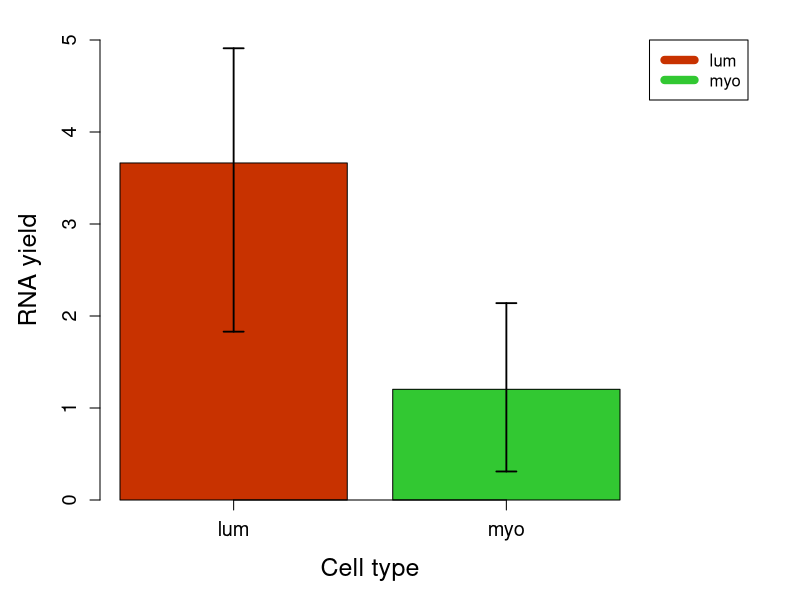
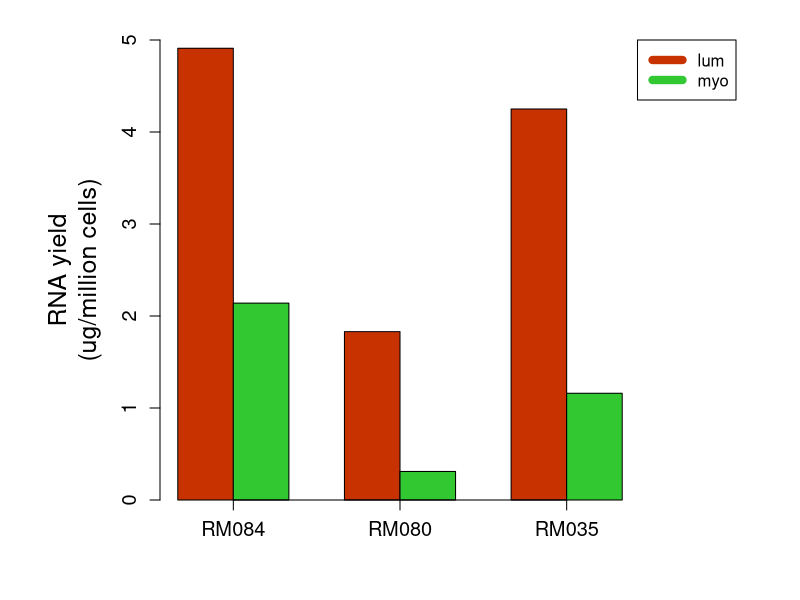

These charts were generated, in order, by the following R code:
# version 1 
summary<-data.frame(tissue=c("lum","myo"),
                    yield=c(mean(c(4.91, 1.83, 4.25)), mean(c(2.14, 0.31, 1.16))), 
                    col=c(rgb(200,50,0, maxColorValue = 255),rgb(50,200,50, maxColorValue = 255)))
error.bar <- function(x, y, upper, lower, length=0.1,...){
  arrows(x,upper,x,lower,angle=90,code=3,length=length,lwd=1.8,...)
}
ee_up<-c(max(c(4.91, 1.83, 4.25)), max(c(2.14, 0.31, 1.16)))
ee_low<-c(min(c(4.91, 1.83, 4.25)), min(c(2.14, 0.31, 1.16)))



pdf("~/快盘/REMC/figures/RNA_yield.pdf", height = 5)
par(mar = c(5,5,2,8), xpd = TRUE, cex.axis = 1.2, cex.lab = 1.5)
barx <- barplot(summary$yield, col = as.character(summary$col), ylim = c(0, 5), width = 0.5, cex.names = 1.2, names.arg = summary$tissue, axis.lty = 1, xlab = "Cell type", ylab="RNA yield")  
error.bar(barx, summary$yield, ee_up, ee_low)
legend("topright", as.character(summary$tissue), inset=c(-0.2, 0), col=as.character(summary$col), lty = 1, lwd = 8)
dev.off()

# version 2
y <- matrix(c(4.91, 1.83, 4.25, 2.14, 0.31, 1.16), ncol = 3, byrow = T)
cols <- rep(c(rgb(200,50,0, maxColorValue = 255),rgb(50,200,50, maxColorValue = 255)), each = 3)
pdf("~/快盘/REMC/figures/RNA_yield.pdf", height = 5)
par(mar = c(5,8,2,8), xpd = TRUE, cex.axis = 1.2, cex.lab = 1.5)
barplot(y, beside=TRUE, col=c(rgb(200,50,0, maxColorValue = 255),rgb(50,200,50, maxColorValue = 255)), ylim=c(0,5),cex.names=1.2,names.arg=c("RM084", "RM080", "RM035"), axis.lty=1, ylab="RNA yield\n(ug/million cells)")  
legend("topright", as.character(summary$tissue), inset=c(-0.2, 0), col=as.character(summary$col), lty = 1, lwd = 8)
dev.off()
